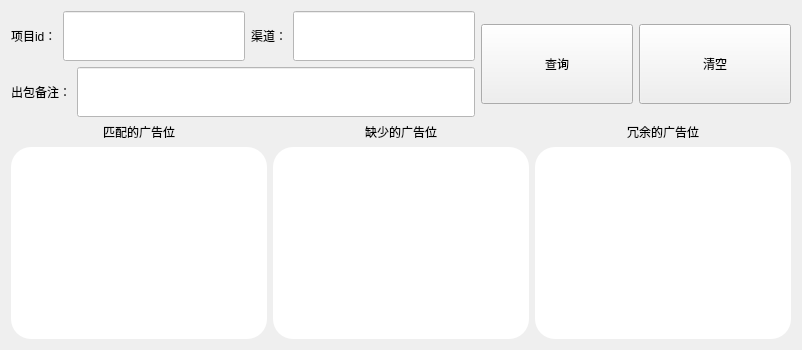
     <widget class="QWidget" name="than_cfg">
      <attribute name="title">
       <string>确认广告配置</string>
      </attribute>
      <layout class="QVBoxLayout" name="verticalLayout_36">
       <item>
        <layout class="QHBoxLayout" name="horizontalLayout_17" stretch="6,4">
         <item>
          <layout class="QVBoxLayout" name="verticalLayout_32">
           <item>
            <layout class="QHBoxLayout" name="horizontalLayout_14">
             <item>
              <widget class="QLabel" name="label_19">
               <property name="styleSheet">
                <string notr="true">font: 14pt &quot;幼圆&quot;;</string>
               </property>
               <property name="text">
                <string>项目id：</string>
               </property>
              </widget>
             </item>
             <item>
              <widget class="QLineEdit" name="prid_2">
               <property name="minimumSize">
                <size>
                 <width>0</width>
                 <height>50</height>
                </size>
               </property>
               <property name="styleSheet">
                <string notr="true">font: 12pt &quot;微软雅黑&quot;;
background-color: rgb(255, 255, 255);</string>
               </property>
              </widget>
             </item>
             <item>
              <widget class="QLabel" name="label_20">
               <property name="styleSheet">
                <string notr="true">font: 14pt &quot;幼圆&quot;;</string>
               </property>
               <property name="text">
                <string>渠道：</string>
               </property>
              </widget>
             </item>
             <item>
              <widget class="QLineEdit" name="app_chan_2">
               <property name="minimumSize">
                <size>
                 <width>0</width>
                 <height>50</height>
                </size>
               </property>
               <property name="styleSheet">
                <string notr="true">font: 12pt &quot;微软雅黑&quot;;background-color: rgb(255, 255, 255);</string>
               </property>
              </widget>
             </item>
            </layout>
           </item>
           <item>
            <layout class="QHBoxLayout" name="horizontalLayout_15">
             <item>
              <widget class="QLabel" name="label_25">
               <property name="styleSheet">
                <string notr="true">font: 14pt &quot;幼圆&quot;;</string>
               </property>
               <property name="text">
                <string>出包备注：</string>
               </property>
              </widget>
             </item>
             <item>
              <widget class="QLineEdit" name="package_info">
               <property name="minimumSize">
                <size>
                 <width>0</width>
                 <height>50</height>
                </size>
               </property>
               <property name="styleSheet">
                <string notr="true">font: 14pt &quot;微软雅黑&quot;;background-color: rgb(255, 255, 255);</string>
               </property>
               <property name="text">
                <string/>
               </property>
              </widget>
             </item>
            </layout>
           </item>
          </layout>
         </item>
         <item>
          <layout class="QHBoxLayout" name="horizontalLayout_16">
           <item>
            <widget class="QPushButton" name="select_ad_2">
             <property name="minimumSize">
              <size>
               <width>0</width>
               <height>80</height>
              </size>
             </property>
             <property name="styleSheet">
              <string notr="true">QPushButton{border-radius:10px;font: 24pt &quot;幼圆&quot;;background-color: rgb(170, 255, 255)}
QPushButton:pressed{background-color:rgb(167, 167, 167);};</string>
             </property>
             <property name="text">
              <string>查询</string>
             </property>
             <property name="icon">
              <iconset resource="../../ad_online_merge/images.qrc">
               <normaloff>:/sscom.ico</normaloff>:/sscom.ico</iconset>
             </property>
             <property name="iconSize">
              <size>
               <width>24</width>
               <height>24</height>
              </size>
             </property>
            </widget>
           </item>
           <item>
            <widget class="QPushButton" name="clean_ad_text_2">
             <property name="minimumSize">
              <size>
               <width>0</width>
               <height>80</height>
              </size>
             </property>
             <property name="styleSheet">
              <string notr="true">QPushButton{border-radius:10px;font: 24pt &quot;幼圆&quot;;color: rgb(255, 255, 127);background-color: rgb(140, 0, 0)}
QPushButton:pressed{background-color:rgb(167, 167, 167);};</string>
             </property>
             <property name="text">
              <string>清空</string>
             </property>
             <property name="icon">
              <iconset resource="../../ad_online_merge/images.qrc">
               <normaloff>:/lajitong.png</normaloff>:/lajitong.png</iconset>
             </property>
             <property name="iconSize">
              <size>
               <width>24</width>
               <height>24</height>
              </size>
             </property>
            </widget>
           </item>
          </layout>
         </item>
        </layout>
       </item>
       <item>
        <layout class="QHBoxLayout" name="horizontalLayout_18">
         <item>
          <layout class="QVBoxLayout" name="verticalLayout_33">
           <item>
            <widget class="QLabel" name="label_22">
             <property name="styleSheet">
              <string notr="true">font: 16pt &quot;幼圆&quot;;</string>
             </property>
             <property name="text">
              <string>匹配的广告位</string>
             </property>
             <property name="alignment">
              <set>Qt::AlignCenter</set>
             </property>
            </widget>
           </item>
           <item>
            <widget class="QTextBrowser" name="match_text">
             <property name="styleSheet">
              <string notr="true">font: 12pt &quot;微软雅黑&quot;;
border-radius: 20px;
background-color: rgb(255, 255, 255);</string>
             </property>
            </widget>
           </item>
          </layout>
         </item>
         <item>
          <layout class="QVBoxLayout" name="verticalLayout_34">
           <item>
            <widget class="QLabel" name="label_23">
             <property name="styleSheet">
              <string notr="true">font: 16pt &quot;幼圆&quot;;</string>
             </property>
             <property name="text">
              <string>缺少的广告位</string>
             </property>
             <property name="alignment">
              <set>Qt::AlignCenter</set>
             </property>
            </widget>
           </item>
           <item>
            <widget class="QTextBrowser" name="lack_text">
             <property name="styleSheet">
              <string notr="true">font: 12pt &quot;微软雅黑&quot;;
border-radius: 20px;
background-color: rgb(255, 255, 255);</string>
             </property>
            </widget>
           </item>
          </layout>
         </item>
         <item>
          <layout class="QVBoxLayout" name="verticalLayout_35">
           <item>
            <widget class="QLabel" name="label_24">
             <property name="styleSheet">
              <string notr="true">font: 16pt &quot;幼圆&quot;;</string>
             </property>
             <property name="text">
              <string>冗余的广告位</string>
             </property>
             <property name="alignment">
              <set>Qt::AlignCenter</set>
             </property>
            </widget>
           </item>
           <item>
            <widget class="QTextBrowser" name="tmr_text">
             <property name="styleSheet">
              <string notr="true">font: 12pt &quot;微软雅黑&quot;;
border-radius: 20px;
background-color: rgb(255, 255, 255);</string>
             </property>
            </widget>
           </item>
          </layout>
         </item>
        </layout>
       </item>
      </layout>
     </widget>
